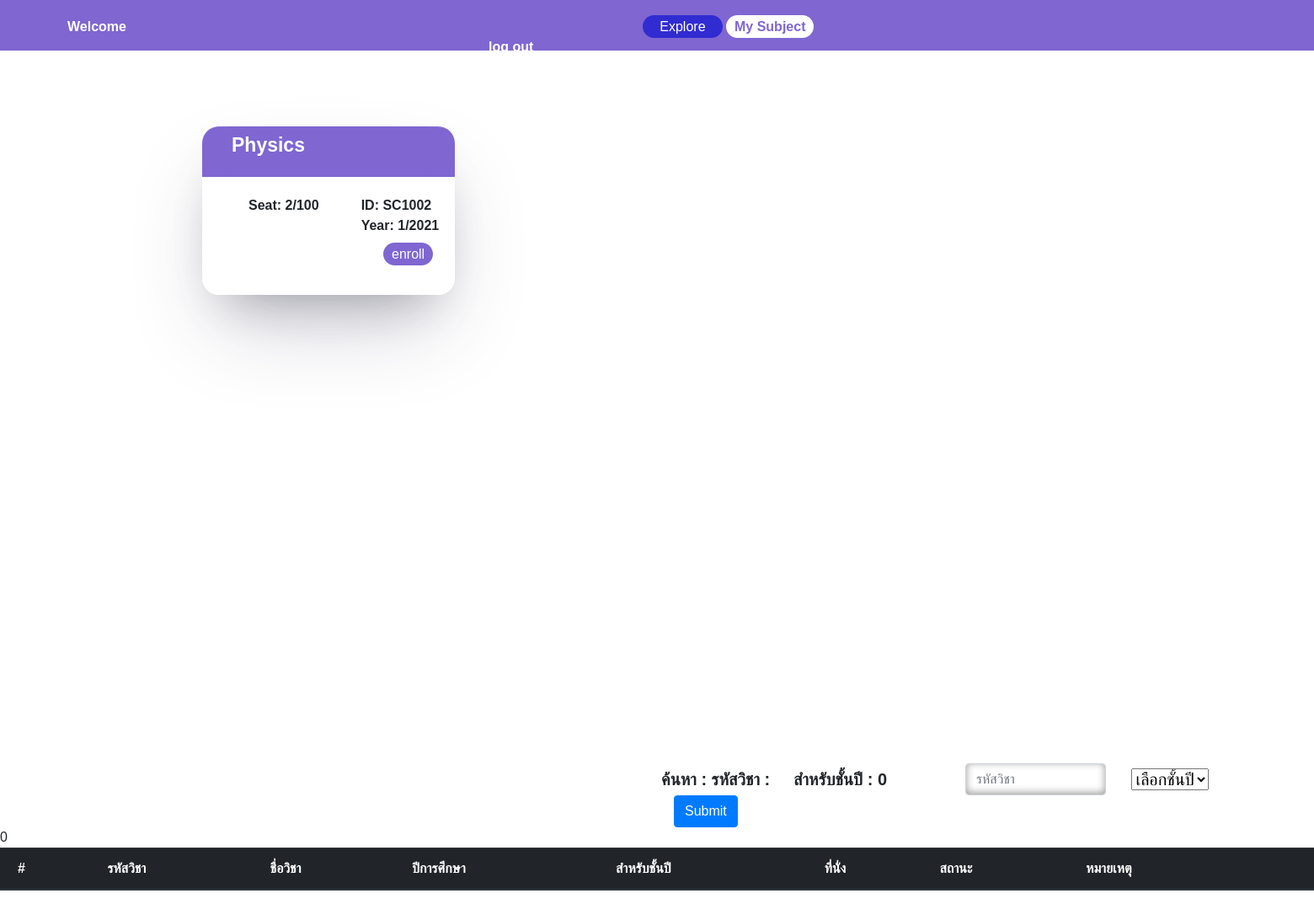
The app's page /regis/ (signed in) with its own data.
### regis/models.py (models this page shows)
class Course(models.Model):
    c_name = models.CharField(max_length=200)
    c_code = models.CharField(max_length=10)
    number_of_Applicants = models.IntegerField(default=0)
    seat = models.IntegerField()
    status = models.IntegerField(null=True)
    semeter = models.ForeignKey(Term,on_delete=models.CASCADE,related_name="c_term")
    student =  models.ManyToManyField(User, blank=True,related_name="student")
    for_year = models.IntegerField(null=True)
    year = models.IntegerField(null=True)
    def __str__(self):
        return f"{self.c_name}"

class Term(models.Model):   # 1 physics
    semeter =  models.IntegerField()
    year = models.IntegerField()
    def __str__(self):
        return f"{self.semeter}/{self.year}"

### regis/views.py (the view)
# urls.py: path('',views.index , name="home"),
def index(request):
    a1=request.POST.get('a1', '');
    a2=request.POST.get('a2', 0);
    year = 0
    temp = User.objects.all().filter(id=request.user.id)
    temp2 = temp.values_list('email')
    if temp2:
        year = temp2[0][0]
        data = Course.objects.exclude(student=request.user.id).filter(for_year=year)
    else:
        data = Course.objects.exclude(student=request.user.id) #.filter(year=year[0][0]) # เอาช่อง isstaffเก็บชั้นปีละกัน
    data2 = Course.objects.all()
    if a2!= '0' and a1 != '':
       data2 = Course.objects.all().filter(c_code=a1,for_year=a2)
    elif a2!='0':
       data2 = Course.objects.all().filter(for_year=a2)
    elif a1 != '':
       data2 = Course.objects.all().filter(c_code=a1)
    return render(request, "regis/index.html",{'courses':data,"data2":data2,"year":year,"a1":a1,"a2":a2})

### regis/templates/regis/index.html (shortened to what this page needs)
  {% extends "regis/layout.html" %}
  {% block page%}
  <a href="{% url 'regis:home' %}" id="home">Explore</a>
  <a href="{% url 'regis:mysub'%}" id="mysub">My Subject</a>
  {% endblock %}
  {% block content %}
    <section class="nav">
    </section >
    <section class="body">
       {% for course in courses  %}
            <ul>
                <div class="container">
                    <div class="header">{{course}}</div>
                    <div class="content">
                        <li>Seat: {{course.number_of_Applicants}}/{{course.seat}}   </li>
                        <w>
                            <li>ID: {{course.c_code}}   </li>
                            <li>Year: {{course.semeter}}</li>
                        </w>
                    </div>
                    {% if course.number_of_Applicants == course.seat %}
                        <p class="enroll"><a id="full">Class is full</a></p>
                    {% else %}
                        {%if course.status != 1 %}
                          <p class="enroll"><a id="full">close</a></p>
                        {%else%}
                          <p class="enroll"><a href="{% url 'regis:regis' course.id %}" id="enroll">enroll</a></p>
                          {% endif %}
                    {% endif %}
                </div>
            </ul>
        {% endfor %}
    </section>
<form class="row gx-3 gy-2 align-items-center" action="/regis/" method="post">
  ค้นหา  :    รหัสวิชา  : {{a1}}   &nbsp;&nbsp;&nbsp;
  {%if a2 != "0"%}
  สำหรับชั้นปี   :   {{a2}}
  {%endif%}  &nbsp;&nbsp;&nbsp;&nbsp;&nbsp;&nbsp;&nbsp;&nbsp;&nbsp;&nbsp;&nbsp;&nbsp;&nbsp;
  <div class="col-sm-3">
    <input type="text" class="form-control" name="a1" placeholder="รหัสวิชา">
  </div>
  <div class="col-sm-3">
    <select class="form-select" name="a2">
      <option value="0" selected>เลือกชั้นปี</option>
    </select>
  </div>
  <div class="col-auto">
    <button type="submit" class="btn btn-primary" >Submit</button>
  </div>
</form>
{{a1}}  {{a2}}
<table class="table table-dark table-hover">
  <thead>
    <tr>
      <th scope="col">&nbsp;&nbsp;#</th>
      <th scope="col">รหัสวิชา</th>
      <th scope="col">ชื่อวิชา</th>
      <th scope="col">ปีการศึกษา</th>
    <th scope="col">สำหรับชั้นปี</th>
    <th scope="col">ที่นั่ง</th>
    <th scope="col">สถานะ</th>
    <th scope="col">หมายเหตุ</th>
    <th scope="col">  </th>
    </tr>
  </thead>
</table>
  {% endblock %}

### regis/static/css/style.css (style rules this page uses)
body { font-family: 'Niramit', sans-serif; margin: 0; }
body section.body { padding-top: 50px; padding-bottom: 240px; padding-left: 200px; display: flex; flex-wrap: wrap; width: 1700px; }
.nav { padding-top: 100px; }
#home { padding-right: 20px; text-decoration: none; color:white; border-radius: 20px; padding: 5px 20px; background: #312BD2; }
#mysub { padding-right: 20px; text-decoration: none; color:#7F66D1; border-radius: 20px; padding: 5px 10px; background: white; font-weight: bold; }
body section ul { margin-right: 40px; }
.enroll { padding-left: 200px; }
#enroll { text-decoration: none; color:white; border-radius: 20px; padding: 5px 10px; background: #7F66D1; }
body section ul div.container { width: 300px; height: 200px; background: linear-gradient(0deg, white 0%, white 70%, #7F66D1 50%, #7F66D1 100%); list-style: none; border-radius: 20px; box-shadow: rgba(255, 255, 255, 0.1) 0px 1px 1px 0px inset, rgba(50, 50, 93, 0.25) 0px 50px 100px -20px, rgba(0, 0, 0, 0.3) 0px 30px 60px -30px; transition: all 0.8s; }
body section ul div.container div.header { background: #7F66D1; padding-top: 5px; padding-left: 20px; padding-bottom: 12px; font-size: 23px; font-weight: bold; color: white; border-radius: 20px; }
body section ul div.container div.content { display: flex; padding-top: 30px; padding-left: 40px; font-weight: bold; padding-bottom: 10px; }
body section ul div.container w li { list-style: none; padding-left: 50px; }
body form { font-weight: bold; font-size: 20px; list-style: none; padding-top: 300px; padding-left: 800px; }
body form input { box-shadow: inset 0px -2px 10px rgba(0, 0, 0, 0.4); border-radius: 20px; border: none; height: 30px; }

### records on screen
Course: c_name "Physics", number_of_Applicants "2", seat "100", c_code "SC1002", semeter "1/2021", status "enroll"

### other values on screen
{{ a2 }} "0"
